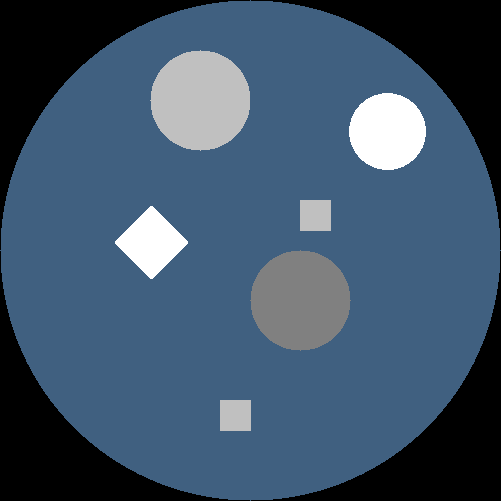
#> input picture phantom.bmp, 501 x 501 px
$ python hw2_enhanced.py
#> lines starting #> are read from the running program, lines starting #| are printed output that depends on the picture
### hw3.py
#!/usr/bin/env python
# -*- coding: utf-8 -*-
# @Time : 2025/10/7 22:28
# @Author : 箴澄
# @Func：算数迭代方法
# @File : hw3.py
# @Software: PyCharm
"""
对图片进行平行投影，投影步进为9度（一个圆周为360度），一共投影20次。
采用ART/SART/SIRT方法进行数据重建。要求：
    1. 将所有投影数据整合成灰度图像显示；
    2. 显示最终的重建图像；
    3. 计算重建图像和原始图像之间的MSE，对比用傅里叶重建法/投影滤波法/滤波投影法得到的结果；
    4. 提出降低MSE的思路并进行尝试；
"""

import numpy as np
import cv2
import os
import matplotlib.pyplot as plt

def load_image(path):
    """读取图像并转为灰度图"""
    img = cv2.imread(path, cv2.IMREAD_GRAYSCALE)
    if img is None:
        raise FileNotFoundError(f"无法读取图像: {path}")

    return img

def parallel_projection(img, theta_deg, width=1.0):
    """
    近似平行投影
    - img: 2D 灰度图像（numpy array）
    - theta_deg: 投影角度，度
    - width: 条带宽（像素），默认 1.0，相当于 half=0.5（半宽）
    返回:
      projection: 1D array，长度 = diag_length (整型)
    """
    img_rows, img_cols = img.shape
    x_centers = np.arange(img_cols) - (img_cols - 1) / 2.0
    y_centers = np.arange(img_rows) - (img_rows - 1) / 2.0
    # X[r,c] 给出像素 (r,c) 的 x 坐标；Y[r,c] 给出像素 (r,c) 的 y 坐标
    X, Y = np.meshgrid(x_centers, y_centers)   # both shape (img_rows, img_cols)
    diag_length = int(np.ceil(np.hypot(img_rows, img_cols)))
    s_coords = np.linspace(-(diag_length - 1) / 2.0, (diag_length - 1) / 2.0, diag_length)
    theta = np.deg2rad(theta_deg)
    # X_rot 表示每个像素中心在投影轴上的坐标 s = x*cosθ - y*sinθ, cuz y 轴是向下的
    X_rot = X * np.cos(theta) - Y * np.sin(theta)

    half = width / 2.0
    projection = np.zeros_like(s_coords)
    for i, s in enumerate(s_coords):
        # mask 表示哪些像素的投影坐标落在 [s-half, s+half)
        mask = np.abs(X_rot - s) <= half
        # 累加被选像素的强度
        projection[i] = np.sum(img[mask])

    return projection

def generate_sinogram(img, thetas, width=1.0):
    """
    对一组角度生成 sinogram
    返回数组形状: (num_angles, diag_length)
    """
    projs = [parallel_projection(img, th, width=width) for th in thetas]
    sinogram = np.vstack(projs)  # 每行对应一个角度
    return sinogram

# [118 lines left out: functions reconstruct_ART, reconstruct_SART, reconstruct_SIRT, not called in this run]

def compute_mse(img1, img2):
    return float(np.mean((img1 - img2) ** 2))

# [67 lines left out: function main, not called in this run]


# [14 lines that do not run on import are left out]

### hw2_enhanced.py
#!/usr/bin/env python
# -*- coding: utf-8 -*-
# @Time : 2025/10/14 15:46
# @Author : 箴澄
# @Func：
# @File : hw2_enhanced.py
# @Software: PyCharm
"""
CT 2D频域锥形滤波 (BPF) 实验
依赖 hw3.py 中的 parallel_projection / generate_sinogram
"""
import numpy as np
import cv2
import os
import matplotlib.pyplot as plt
from hw3 import load_image, generate_sinogram

def vectorized_back_projection(sinogram, thetas, img_shape):
    num_angles, num_detectors = sinogram.shape
    H, W = img_shape
    recon = np.zeros((H, W), dtype=np.float32)

    # 网格坐标 (以中心为原点)
    x = np.linspace(-(W - 1) / 2, (W - 1) / 2, W)
    y = np.linspace(-(H - 1) / 2, (H - 1) / 2, H)
    X, Y = np.meshgrid(x, y)

    s_coords = np.linspace(-(num_detectors - 1) / 2, (num_detectors - 1) / 2, num_detectors)
    cos_t = np.cos(np.deg2rad(thetas))
    sin_t = np.sin(np.deg2rad(thetas))

    for i, (c, s) in enumerate(zip(cos_t, sin_t)):
        s_pos = X * c - Y * s
        s_index = ((s_pos - s_coords[0]) / (s_coords[1] - s_coords[0])).astype(np.float32)
        s0 = np.floor(s_index).astype(int)
        s1 = s0 + 1
        valid = (s0 >= 0) & (s1 < num_detectors)
        w = s_index - s0
        proj_vals = np.zeros_like(s_pos, dtype=np.float32)
        proj_vals[valid] = (1 - w[valid]) * sinogram[i, s0[valid]] + w[valid] * sinogram[i, s1[valid]]
        recon += proj_vals

    recon -= recon.min()
    if recon.max() > 0:
        recon /= recon.max()
    return recon

def cone_filter_2d(img):
    """
    在二维频率域中进行锥形（ramp-like）滤波
    - 输入: 反投影得到的模糊图像 (float)
    - 输出: 滤波后图像 (float, 归一化)
    """
    # 转换到频域
    F = np.fft.fft2(img)
    F_shift = np.fft.fftshift(F)

    H, W = img.shape
    u = np.linspace(-0.5, 0.5, W, endpoint=False)
    v = np.linspace(-0.5, 0.5, H, endpoint=False)
    U, V = np.meshgrid(u, v)
    D = np.sqrt(U**2 + V**2)

    # ---- 构造锥形滤波器 ----
    eps = 1e-6
    cone = D / (D.max() + eps)

    # 为防止低频信息完全丢失，可加入一个微小低频保留系数
    low_gain = 0.05
    H_filter = low_gain + (1 - low_gain) * cone

    # 应用滤波器
    F_filt = F_shift * H_filter
    f_ifft = np.fft.ifft2(np.fft.ifftshift(F_filt))
    f_real = np.real(f_ifft)

    # 归一化
    f_real -= f_real.min()
    if f_real.max() > 0:
        f_real /= f_real.max()

    return f_real, H_filter

def main(img_path = "phantom.bmp", out_dir = "cone_BPF_result"):

#> called with img_path = 'phantom.bmp', out_dir = 'cone_BPF_result'
    os.makedirs(out_dir, exist_ok=True)

    # 读取图像
    img = load_image(img_path)
#> in load_image, `img = cv2.imread(path, cv2.IMREAD_GRAYSCALE)`:
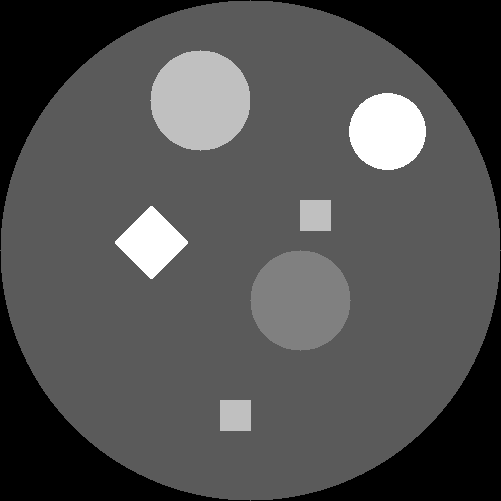
#> img: shape (501, 501); min 0, max 255, mean 80.4
    img = cv2.resize(img, (128, 128))
#> img: shape (128, 128)
    imgf = img.astype(np.float32) / 255.0

    # 生成 sinogram
    thetas = np.arange(0, 180)
    sinogram = generate_sinogram(imgf, thetas, width=1.0)
#> in generate_sinogram, `projs = [parallel_projection(img, th, width=width) for th in thetas]`: projs = 180 items
#> in generate_sinogram, `sinogram = np.vstack(projs)`:
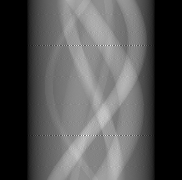
#> sinogram: shape (180, 182) float64; min 0, max 86.75, mean 28.4; drawn with min black and max white
    cv2.imwrite(os.path.join(out_dir, "sinogram.png"), (sinogram / sinogram.max() * 255).astype(np.uint8))

    # 向量化反投影
    print("执行向量化反投影 ...")
    recon_bp = vectorized_back_projection(sinogram, thetas, imgf.shape)
#> after the loop in vectorized_back_projection, `for i, (c, s) in enumerate(zip(cos_t, sin_t)):`:
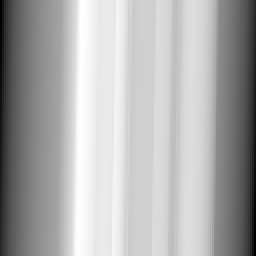
#> proj_vals: shape (128, 128) float32 (shown 2 times larger); min 0, max 59.11, mean 40.4; drawn with min black and max white
#> after the loop in vectorized_back_projection, `for i, (c, s) in enumerate(zip(cos_t, sin_t)):`:
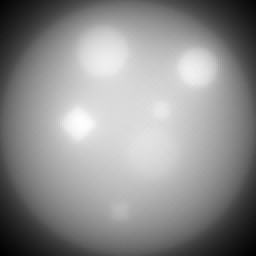
#> recon: shape (128, 128) float32 (shown 2 times larger); min 3477.8, max 10263.5, mean 7261.1; drawn with min black and max white
#> after the loop in vectorized_back_projection, `for i, (c, s) in enumerate(zip(cos_t, sin_t)):`:
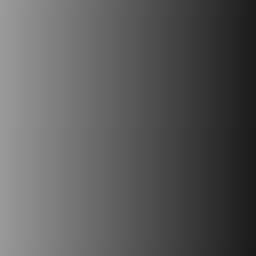
#> s_index: shape (128, 128) float32 (shown 2 times larger); min 25.9, max 155.1, mean 90.5
    bp_mse = np.mean((recon_bp - imgf) ** 2)
#> bp_mse = 0.0816
    cv2.imwrite(os.path.join(out_dir, "recon_unfiltered.png"), (recon_bp * 255).astype(np.uint8))

    # 2D锥形滤波
    print("执行二维频域锥形滤波 ...")
    recon_bpf, filt = cone_filter_2d(recon_bp)
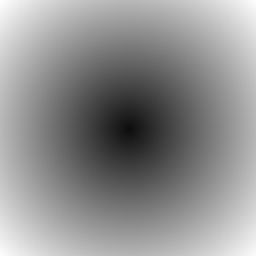
#> filt: shape (128, 128) float64 (shown 2 times larger); min 0.05, max 1, mean 0.564
    mse_bpf = np.mean((recon_bpf - imgf) ** 2)
#> mse_bpf = 0.0684
    print(f"滤波完成，MSE = {mse_bpf:.6e}")
#| 滤波完成，MSE = 6.842985e-02

    # 保存结果
    cv2.imwrite(os.path.join(out_dir, "recon_bpf.png"), (recon_bpf * 255).astype(np.uint8))
    plt.imsave(os.path.join(out_dir, "cone_filter.png"), filt, cmap="viridis")
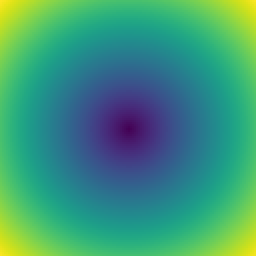
#> saved as cone_filter.png: shape (128, 128, 3) (shown 2 times larger); mean R, G, B 61.7, 150.9, 121.6

    # 可视化对比
    plt.rcParams['font.sans-serif'] = ['SimHei']
    plt.rcParams['axes.unicode_minus'] = False
    fig, axs = plt.subplots(1, 3, figsize=(14, 4))
    axs[0].imshow(imgf, cmap="gray")
    axs[0].set_title("原始图像")
    axs[1].imshow(recon_bp, cmap="gray")
    axs[1].set_title(f"反投影结果（未滤波）\nMSE={bp_mse:.6e}")
    axs[2].imshow(recon_bpf, cmap="gray")
    axs[2].set_title(f"锥形滤波后图像\nMSE={mse_bpf:.6e}")
    for ax in axs:
        ax.axis("off")
    plt.tight_layout()
    plt.savefig(os.path.join(out_dir, "comparison.png"), dpi=300)
    plt.show()

    print(f"结果已保存到 {out_dir}/")


if __name__ == "__main__":
    main()
